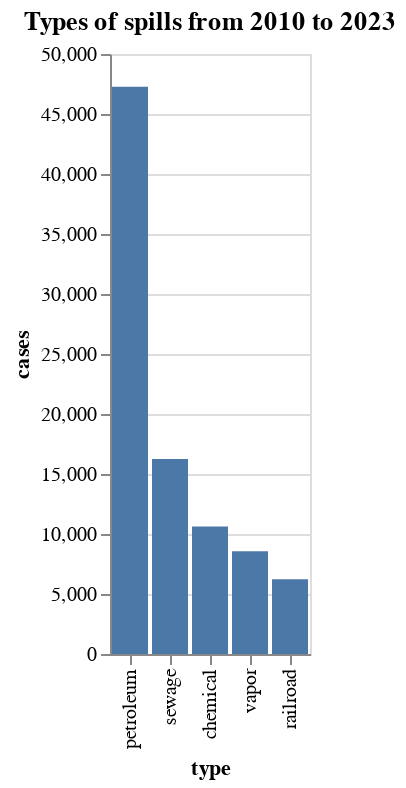

Notebook source saved alongside this figure:
### Markdown cell above
### Visualizing the type vs. cases

### Code cell
alt.Chart(spills_type).mark_bar().encode(
    y='cases',
    x=alt.X('type', sort='-y')
).properties(
    title='Types of spills from 2010 to 2023'
)

### Figure 1 — Vega-Lite specification as saved in the notebook (floating-point values rounded to 4 significant figures)
{"config": {"view": {"continuousWidth": 300, "continuousHeight": 300}}, "data": {"name": "data-d5c35caca691e5e303ea82ba2cc3c25a"}, "mark": {"type": "bar"}, "encoding": {"x": {"field": "type", "sort": "-y", "type": "nominal"}, "y": {"field": "cases", "type": "quantitative"}}, "title": "Types of spills from 2010 to 2023", "$schema": "https://vega.github.io/schema/vega-lite/v5.15.1.json", "datasets": {"data-d5c35caca691e5e303ea82ba2cc3c25a": [{"type": "petroleum", "cases": 47265}, {"type": "sewage", "cases": 16249}, {"type": "chemical", "cases": 10615}, {"type": "vapor", "cases": 8561}, {"type": "railroad", "cases": 6227}]}}
